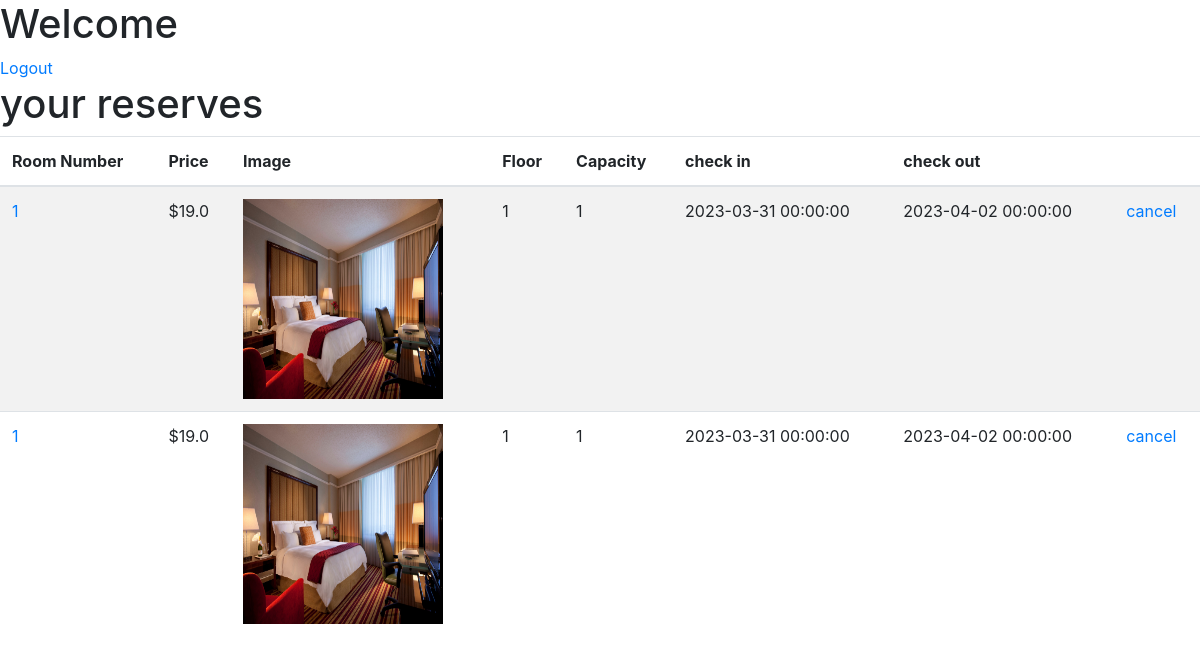
Page /reserves (signed in) on the committed database.
### model.py (models this page shows)
class Reservation(Base):
    __tablename__ = 'reservations'
    id = Column(Integer, primary_key=True)
    room_id = Column(Integer, ForeignKey('rooms.id'), nullable=False)
    guest_id = Column(Integer, ForeignKey('users.id'), nullable=False)
    start_date = Column(DateTime, nullable=False, default=datetime.utcnow)
    end_date = Column(DateTime, nullable=False)
    room = relationship('Room', backref='reservations')

### user_route.py (the view)
@user_route.route('/reserves', methods=['GET'])
def reserves():
    with app.app_context():
        if not session.get('logged_in'):
            return redirect(url_for('authenticate_route.login'))
        else:
            user_id = session['id']
            reservations = get_reservations_by_guest_id(user_id)
            message = request.args.get('message')
            error = request.args.get('error')
            return render_template('user_reserves.html', reservations=reservations, message=message, error=error)

### controller.py (called while the page is built)
def get_reservations_by_guest_id(guest_id):
    session = DBSession()
    reservations_raw = session.query(Reservation).filter_by(guest_id=guest_id).all()
    reservations = []
    for reservation in reservations_raw:
        room = session.query(Room).get(reservation.room_id)
        reservation.room_number = room.room_number
        reservation.price = room.price
        reservation.floor = room.floor
        reservation.capacity = room.capacity
        reservation.image = room.image
        reservations.append(reservation)
    session.close()
    return reservations

### templates/user_reserves.html
{% extends "base.html" %}
{% block content %}
<h1>your reserves</h1>
<table class="table table-striped">
    <thead>
        <tr>
            <th>Room Number</th>
            <th>Price</th>
            <th>Image</th>
            <th>Floor</th>
            <th>Capacity</th>
            <th>check in</th>
            <th>check out</th>
            <th></th>
        </tr>
    </thead>
    <tbody>
        {% for reservation in reservations %}
        <tr>
            <td><a href="{{ url_for('user_route.room', room_id=reservation.room_id) }}">{{ reservation.room_number }}</a></td>
            <td>${{ reservation.price }}</td>
            <td><img src="{{ url_for('static', filename='images/' + reservation.image) }}" alt="room image" width="200" height="200"></td>
            <td>{{ reservation.floor }}</td>
            <td>{{ reservation.capacity }}</td>
            <td>{{ reservation.start_date }}</td>
            <td>{{ reservation.end_date }}</td>
            <td><a href="{{ url_for('user_route.cancel_reservation', reservation_id=reservation.id) }}">cancel</a></td>
        </tr>
        {% endfor %}
    </tbody>
</table>
{% endblock %}

### rows in the picture
Reservation: room_number "1", price "19.0", floor "1", capacity "1", start_date "2023-03-31 00:00:00", end_date "2023-04-02 00:00:00"
Reservation: room_number "1", price "19.0", floor "1", capacity "1", start_date "2023-03-31 00:00:00", end_date "2023-04-02 00:00:00"
